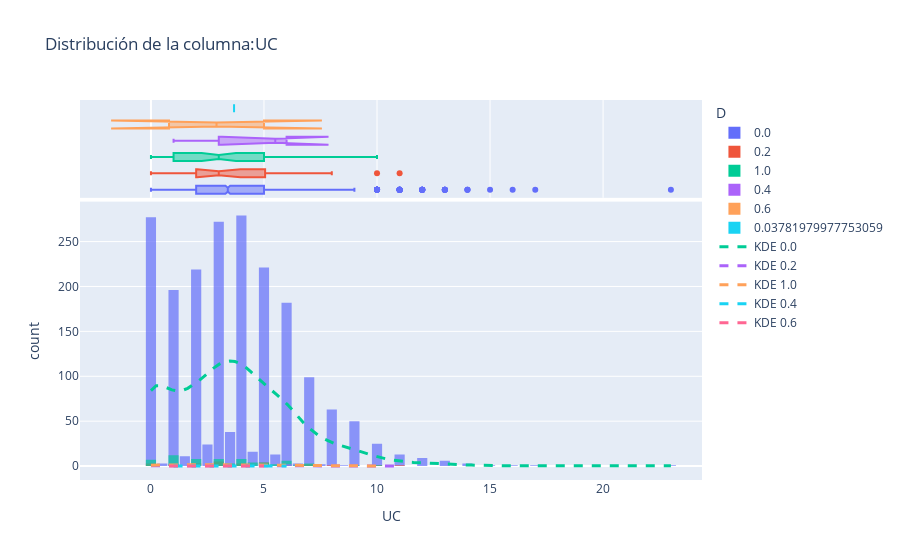

Notebook source saved alongside this figure:
### Code cell
visualization.plot_interactive_histogram(datos_imputados, column='UC', group_by='D', bins=60)
